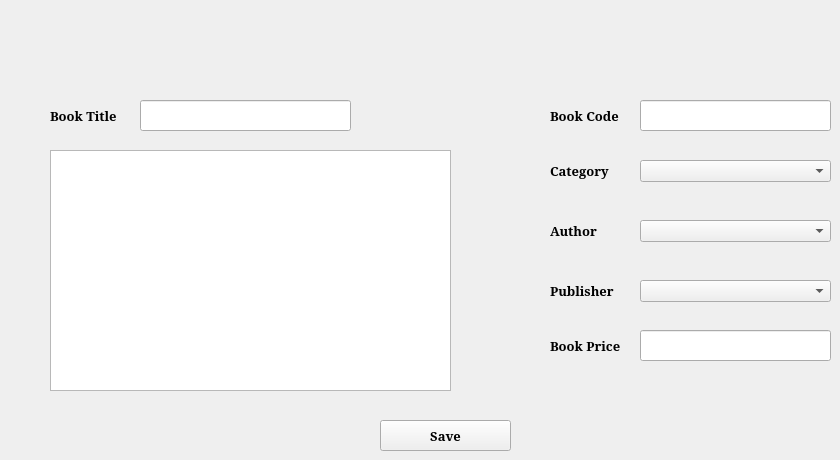
      <widget class="QWidget" name="tab_5">
       <attribute name="title">
        <string>Add New Book</string>
       </attribute>
       <widget class="QLineEdit" name="lineEdit_2">
        <property name="geometry">
         <rect>
          <x>140</x>
          <y>100</y>
          <width>211</width>
          <height>31</height>
         </rect>
        </property>
       </widget>
       <widget class="QLineEdit" name="lineEdit_4">
        <property name="geometry">
         <rect>
          <x>640</x>
          <y>100</y>
          <width>191</width>
          <height>31</height>
         </rect>
        </property>
       </widget>
       <widget class="QPlainTextEdit" name="plainTextEdit">
        <property name="geometry">
         <rect>
          <x>50</x>
          <y>150</y>
          <width>401</width>
          <height>241</height>
         </rect>
        </property>
       </widget>
       <widget class="QComboBox" name="comboBox_3">
        <property name="geometry">
         <rect>
          <x>640</x>
          <y>160</y>
          <width>191</width>
          <height>22</height>
         </rect>
        </property>
       </widget>
       <widget class="QComboBox" name="comboBox_4">
        <property name="geometry">
         <rect>
          <x>640</x>
          <y>220</y>
          <width>191</width>
          <height>22</height>
         </rect>
        </property>
       </widget>
       <widget class="QComboBox" name="comboBox_5">
        <property name="geometry">
         <rect>
          <x>640</x>
          <y>280</y>
          <width>191</width>
          <height>22</height>
         </rect>
        </property>
       </widget>
       <widget class="QLineEdit" name="lineEdit_3">
        <property name="geometry">
         <rect>
          <x>640</x>
          <y>330</y>
          <width>191</width>
          <height>31</height>
         </rect>
        </property>
       </widget>
       <widget class="QPushButton" name="pushButton_7">
        <property name="geometry">
         <rect>
          <x>380</x>
          <y>420</y>
          <width>131</width>
          <height>31</height>
         </rect>
        </property>
        <property name="font">
         <font>
          <family>Constantia</family>
          <pointsize>10</pointsize>
          <weight>75</weight>
          <bold>true</bold>
         </font>
        </property>
        <property name="text">
         <string>Save</string>
        </property>
       </widget>
       <widget class="QLabel" name="label_3">
        <property name="geometry">
         <rect>
          <x>50</x>
          <y>100</y>
          <width>81</width>
          <height>31</height>
         </rect>
        </property>
        <property name="font">
         <font>
          <family>Constantia</family>
          <pointsize>10</pointsize>
          <weight>75</weight>
          <bold>true</bold>
         </font>
        </property>
        <property name="text">
         <string>Book Title</string>
        </property>
       </widget>
       <widget class="QLabel" name="label_4">
        <property name="geometry">
         <rect>
          <x>550</x>
          <y>100</y>
          <width>81</width>
          <height>31</height>
         </rect>
        </property>
        <property name="font">
         <font>
          <family>Constantia</family>
          <pointsize>10</pointsize>
          <weight>75</weight>
          <bold>true</bold>
         </font>
        </property>
        <property name="text">
         <string>Book Code</string>
        </property>
       </widget>
       <widget class="QLabel" name="label_5">
        <property name="geometry">
         <rect>
          <x>550</x>
          <y>330</y>
          <width>81</width>
          <height>31</height>
         </rect>
        </property>
        <property name="font">
         <font>
          <family>Constantia</family>
          <pointsize>10</pointsize>
          <weight>75</weight>
          <bold>true</bold>
         </font>
        </property>
        <property name="text">
         <string>Book Price</string>
        </property>
       </widget>
       <widget class="QLabel" name="label_6">
        <property name="geometry">
         <rect>
          <x>550</x>
          <y>210</y>
          <width>81</width>
          <height>41</height>
         </rect>
        </property>
        <property name="font">
         <font>
          <family>Constantia</family>
          <pointsize>10</pointsize>
          <weight>75</weight>
          <bold>true</bold>
         </font>
        </property>
        <property name="text">
         <string>Author</string>
        </property>
       </widget>
       <widget class="QLabel" name="label_7">
        <property name="geometry">
         <rect>
          <x>550</x>
          <y>270</y>
          <width>81</width>
          <height>41</height>
         </rect>
        </property>
        <property name="font">
         <font>
          <family>Constantia</family>
          <pointsize>10</pointsize>
          <weight>75</weight>
          <bold>true</bold>
         </font>
        </property>
        <property name="text">
         <string>Publisher</string>
        </property>
       </widget>
       <widget class="QLabel" name="label_8">
        <property name="geometry">
         <rect>
          <x>550</x>
          <y>150</y>
          <width>81</width>
          <height>41</height>
         </rect>
        </property>
        <property name="font">
         <font>
          <family>Constantia</family>
          <pointsize>10</pointsize>
          <weight>75</weight>
          <bold>true</bold>
         </font>
        </property>
        <property name="text">
         <string>Category</string>
        </property>
       </widget>
      </widget>
